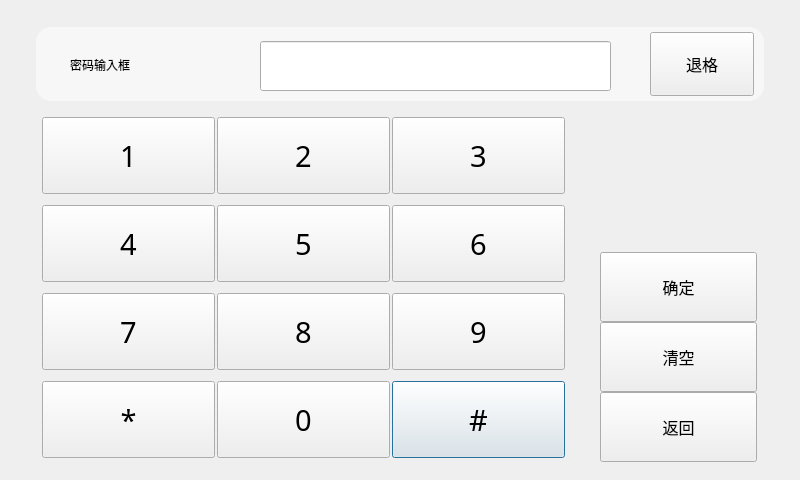
<?xml version="1.0" encoding="UTF-8"?>
<ui version="4.0">
 <class>SysSetPasswordDialog</class>
 <widget class="QDialog" name="SysSetPasswordDialog">
  <property name="geometry">
   <rect>
    <x>0</x>
    <y>0</y>
    <width>800</width>
    <height>480</height>
   </rect>
  </property>
  <property name="windowTitle">
   <string>Dialog</string>
  </property>
  <widget class="CommonPushButton" name="pushButtonSysPwdShop">
   <property name="geometry">
    <rect>
     <x>392</x>
     <y>381</y>
     <width>173</width>
     <height>77</height>
    </rect>
   </property>
   <property name="minimumSize">
    <size>
     <width>0</width>
     <height>0</height>
    </size>
   </property>
   <property name="maximumSize">
    <size>
     <width>1677215</width>
     <height>16777215</height>
    </size>
   </property>
   <property name="font">
    <font>
     <family>AlArabiya</family>
     <pointsize>22</pointsize>
    </font>
   </property>
   <property name="text">
    <string>#</string>
   </property>
  </widget>
  <widget class="CommonPushButton" name="pushButtonSysPwdClear">
   <property name="geometry">
    <rect>
     <x>600</x>
     <y>322</y>
     <width>157</width>
     <height>70</height>
    </rect>
   </property>
   <property name="font">
    <font>
     <family>AlArabiya</family>
     <pointsize>12</pointsize>
    </font>
   </property>
   <property name="text">
    <string>清空</string>
   </property>
  </widget>
  <widget class="CommonPushButton" name="pushButtonSysPwdNum6">
   <property name="geometry">
    <rect>
     <x>392</x>
     <y>205</y>
     <width>173</width>
     <height>77</height>
    </rect>
   </property>
   <property name="minimumSize">
    <size>
     <width>0</width>
     <height>0</height>
    </size>
   </property>
   <property name="maximumSize">
    <size>
     <width>1677215</width>
     <height>16777215</height>
    </size>
   </property>
   <property name="font">
    <font>
     <family>AlArabiya</family>
     <pointsize>22</pointsize>
    </font>
   </property>
   <property name="text">
    <string>6</string>
   </property>
  </widget>
  <widget class="QFrame" name="frame">
   <property name="geometry">
    <rect>
     <x>36</x>
     <y>27</y>
     <width>728</width>
     <height>74</height>
    </rect>
   </property>
   <property name="styleSheet">
    <string notr="true">border-radius: 15px;
background-color: rgba(255, 255, 255, 128);
</string>
   </property>
   <property name="frameShape">
    <enum>QFrame::Panel</enum>
   </property>
   <property name="frameShadow">
    <enum>QFrame::Sunken</enum>
   </property>
  </widget>
  <widget class="CommonPushButton" name="pushButtonSysPwdDot">
   <property name="geometry">
    <rect>
     <x>42</x>
     <y>381</y>
     <width>173</width>
     <height>77</height>
    </rect>
   </property>
   <property name="minimumSize">
    <size>
     <width>0</width>
     <height>0</height>
    </size>
   </property>
   <property name="maximumSize">
    <size>
     <width>1677215</width>
     <height>16777215</height>
    </size>
   </property>
   <property name="font">
    <font>
     <family>AlArabiya</family>
     <pointsize>22</pointsize>
    </font>
   </property>
   <property name="text">
    <string>*</string>
   </property>
  </widget>
  <widget class="CommonPushButton" name="pushButtonSysPwdOK">
   <property name="geometry">
    <rect>
     <x>600</x>
     <y>252</y>
     <width>157</width>
     <height>70</height>
    </rect>
   </property>
   <property name="font">
    <font>
     <family>AlArabiya</family>
     <pointsize>12</pointsize>
    </font>
   </property>
   <property name="text">
    <string>确定</string>
   </property>
  </widget>
  <widget class="CommonPushButton" name="pushButtonSysPwdBack">
   <property name="geometry">
    <rect>
     <x>650</x>
     <y>32</y>
     <width>104</width>
     <height>64</height>
    </rect>
   </property>
   <property name="minimumSize">
    <size>
     <width>40</width>
     <height>40</height>
    </size>
   </property>
   <property name="font">
    <font>
     <family>AlArabiya</family>
     <pointsize>12</pointsize>
    </font>
   </property>
   <property name="text">
    <string>退格</string>
   </property>
  </widget>
  <widget class="QLabel" name="labelPwdInfo">
   <property name="geometry">
    <rect>
     <x>70</x>
     <y>34</y>
     <width>151</width>
     <height>61</height>
    </rect>
   </property>
   <property name="styleSheet">
    <string notr="true"/>
   </property>
   <property name="text">
    <string>密码输入框</string>
   </property>
  </widget>
  <widget class="CommonPushButton" name="pushButtonSysPwdNum1">
   <property name="geometry">
    <rect>
     <x>42</x>
     <y>117</y>
     <width>173</width>
     <height>77</height>
    </rect>
   </property>
   <property name="minimumSize">
    <size>
     <width>0</width>
     <height>0</height>
    </size>
   </property>
   <property name="maximumSize">
    <size>
     <width>1677215</width>
     <height>16777215</height>
    </size>
   </property>
   <property name="font">
    <font>
     <family>AlArabiya</family>
     <pointsize>22</pointsize>
    </font>
   </property>
   <property name="text">
    <string>1</string>
   </property>
  </widget>
  <widget class="CommonPushButton" name="pushButtonSysPwdReturn">
   <property name="geometry">
    <rect>
     <x>600</x>
     <y>392</y>
     <width>157</width>
     <height>70</height>
    </rect>
   </property>
   <property name="font">
    <font>
     <family>AlArabiya</family>
     <pointsize>12</pointsize>
    </font>
   </property>
   <property name="text">
    <string>返回</string>
   </property>
  </widget>
  <widget class="QLineEdit" name="lineEditPassword">
   <property name="enabled">
    <bool>true</bool>
   </property>
   <property name="geometry">
    <rect>
     <x>260</x>
     <y>41</y>
     <width>351</width>
     <height>50</height>
    </rect>
   </property>
   <property name="font">
    <font>
     <weight>50</weight>
     <italic>false</italic>
     <bold>false</bold>
    </font>
   </property>
   <property name="mouseTracking">
    <bool>false</bool>
   </property>
   <property name="focusPolicy">
    <enum>Qt::NoFocus</enum>
   </property>
   <property name="styleSheet">
    <string notr="true"/>
   </property>
   <property name="text">
    <string/>
   </property>
   <property name="maxLength">
    <number>16</number>
   </property>
   <property name="alignment">
    <set>Qt::AlignRight|Qt::AlignTrailing|Qt::AlignVCenter</set>
   </property>
   <property name="readOnly">
    <bool>true</bool>
   </property>
  </widget>
  <widget class="CommonPushButton" name="pushButtonSysPwdNum4">
   <property name="geometry">
    <rect>
     <x>42</x>
     <y>205</y>
     <width>173</width>
     <height>77</height>
    </rect>
   </property>
   <property name="minimumSize">
    <size>
     <width>0</width>
     <height>0</height>
    </size>
   </property>
   <property name="maximumSize">
    <size>
     <width>1677215</width>
     <height>16777215</height>
    </size>
   </property>
   <property name="font">
    <font>
     <family>AlArabiya</family>
     <pointsize>22</pointsize>
    </font>
   </property>
   <property name="text">
    <string>4</string>
   </property>
  </widget>
  <widget class="CommonPushButton" name="pushButtonSysPwdNum3">
   <property name="geometry">
    <rect>
     <x>392</x>
     <y>117</y>
     <width>173</width>
     <height>77</height>
    </rect>
   </property>
   <property name="minimumSize">
    <size>
     <width>0</width>
     <height>0</height>
    </size>
   </property>
   <property name="maximumSize">
    <size>
     <width>1677215</width>
     <height>16777215</height>
    </size>
   </property>
   <property name="font">
    <font>
     <family>AlArabiya</family>
     <pointsize>22</pointsize>
    </font>
   </property>
   <property name="text">
    <string>3</string>
   </property>
  </widget>
  <widget class="CommonPushButton" name="pushButtonSysPwdNum9">
   <property name="geometry">
    <rect>
     <x>392</x>
     <y>293</y>
     <width>173</width>
     <height>77</height>
    </rect>
   </property>
   <property name="minimumSize">
    <size>
     <width>0</width>
     <height>0</height>
    </size>
   </property>
   <property name="maximumSize">
    <size>
     <width>1677215</width>
     <height>16777215</height>
    </size>
   </property>
   <property name="font">
    <font>
     <family>AlArabiya</family>
     <pointsize>22</pointsize>
    </font>
   </property>
   <property name="text">
    <string>9</string>
   </property>
  </widget>
  <widget class="CommonPushButton" name="pushButtonSysPwdNum2">
   <property name="geometry">
    <rect>
     <x>217</x>
     <y>117</y>
     <width>173</width>
     <height>77</height>
    </rect>
   </property>
   <property name="minimumSize">
    <size>
     <width>0</width>
     <height>0</height>
    </size>
   </property>
   <property name="maximumSize">
    <size>
     <width>1677215</width>
     <height>16777215</height>
    </size>
   </property>
   <property name="font">
    <font>
     <family>AlArabiya</family>
     <pointsize>22</pointsize>
    </font>
   </property>
   <property name="text">
    <string>2</string>
   </property>
  </widget>
  <widget class="CommonPushButton" name="pushButtonSysPwdNum7">
   <property name="geometry">
    <rect>
     <x>42</x>
     <y>293</y>
     <width>173</width>
     <height>77</height>
    </rect>
   </property>
   <property name="minimumSize">
    <size>
     <width>0</width>
     <height>0</height>
    </size>
   </property>
   <property name="maximumSize">
    <size>
     <width>1677215</width>
     <height>16777215</height>
    </size>
   </property>
   <property name="font">
    <font>
     <family>AlArabiya</family>
     <pointsize>22</pointsize>
    </font>
   </property>
   <property name="text">
    <string>7</string>
   </property>
  </widget>
  <widget class="CommonPushButton" name="pushButtonSysPwdNum8">
   <property name="geometry">
    <rect>
     <x>217</x>
     <y>293</y>
     <width>173</width>
     <height>77</height>
    </rect>
   </property>
   <property name="minimumSize">
    <size>
     <width>0</width>
     <height>0</height>
    </size>
   </property>
   <property name="maximumSize">
    <size>
     <width>1677215</width>
     <height>16777215</height>
    </size>
   </property>
   <property name="font">
    <font>
     <family>AlArabiya</family>
     <pointsize>22</pointsize>
    </font>
   </property>
   <property name="text">
    <string>8</string>
   </property>
  </widget>
  <widget class="CommonPushButton" name="pushButtonSysPwdNum5">
   <property name="geometry">
    <rect>
     <x>217</x>
     <y>205</y>
     <width>173</width>
     <height>77</height>
    </rect>
   </property>
   <property name="minimumSize">
    <size>
     <width>0</width>
     <height>0</height>
    </size>
   </property>
   <property name="maximumSize">
    <size>
     <width>1677215</width>
     <height>16777215</height>
    </size>
   </property>
   <property name="font">
    <font>
     <family>AlArabiya</family>
     <pointsize>22</pointsize>
    </font>
   </property>
   <property name="text">
    <string>5</string>
   </property>
  </widget>
  <widget class="CommonPushButton" name="pushButtonSysPwdNum0">
   <property name="geometry">
    <rect>
     <x>217</x>
     <y>381</y>
     <width>173</width>
     <height>77</height>
    </rect>
   </property>
   <property name="minimumSize">
    <size>
     <width>0</width>
     <height>0</height>
    </size>
   </property>
   <property name="maximumSize">
    <size>
     <width>1677215</width>
     <height>16777215</height>
    </size>
   </property>
   <property name="font">
    <font>
     <family>AlArabiya</family>
     <pointsize>22</pointsize>
    </font>
   </property>
   <property name="text">
    <string>0</string>
   </property>
  </widget>
 </widget>
 <customwidgets>
  <customwidget>
   <class>CommonPushButton</class>
   <extends>QPushButton</extends>
   <header>commonpushbutton.h</header>
  </customwidget>
 </customwidgets>
 <tabstops>
  <tabstop>pushButtonSysPwdNum1</tabstop>
  <tabstop>pushButtonSysPwdNum2</tabstop>
  <tabstop>pushButtonSysPwdNum3</tabstop>
  <tabstop>pushButtonSysPwdNum4</tabstop>
  <tabstop>pushButtonSysPwdNum5</tabstop>
  <tabstop>pushButtonSysPwdNum6</tabstop>
  <tabstop>pushButtonSysPwdNum7</tabstop>
  <tabstop>pushButtonSysPwdNum8</tabstop>
  <tabstop>pushButtonSysPwdNum9</tabstop>
  <tabstop>pushButtonSysPwdDot</tabstop>
  <tabstop>pushButtonSysPwdNum0</tabstop>
  <tabstop>pushButtonSysPwdShop</tabstop>
  <tabstop>pushButtonSysPwdBack</tabstop>
  <tabstop>pushButtonSysPwdOK</tabstop>
  <tabstop>pushButtonSysPwdClear</tabstop>
  <tabstop>pushButtonSysPwdReturn</tabstop>
 </tabstops>
 <resources/>
 <connections/>
</ui>
